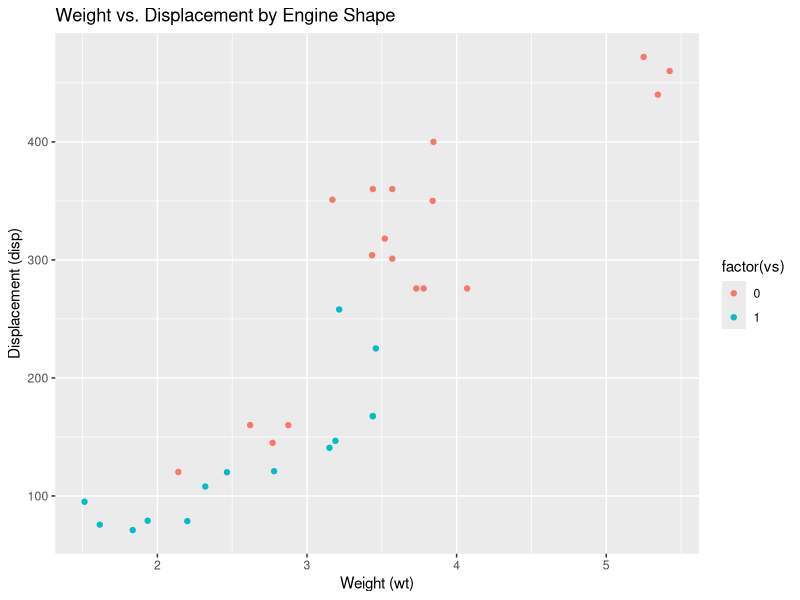
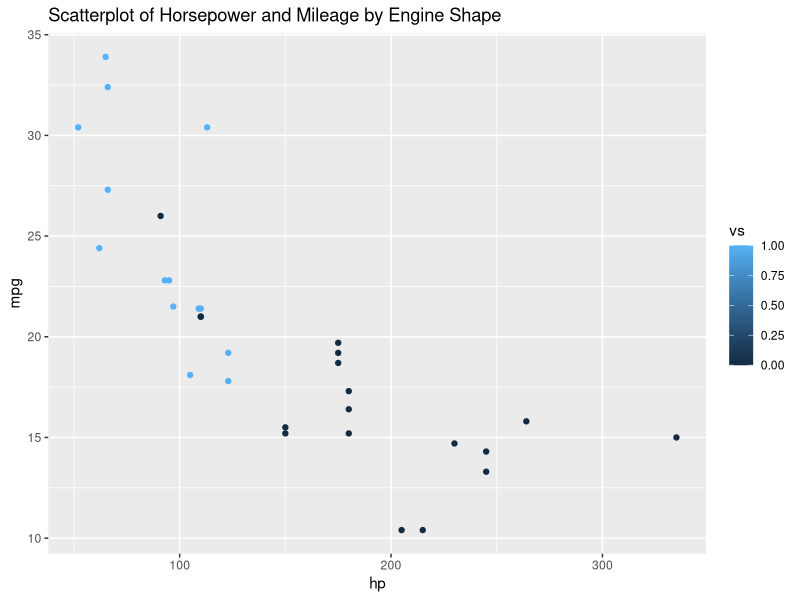
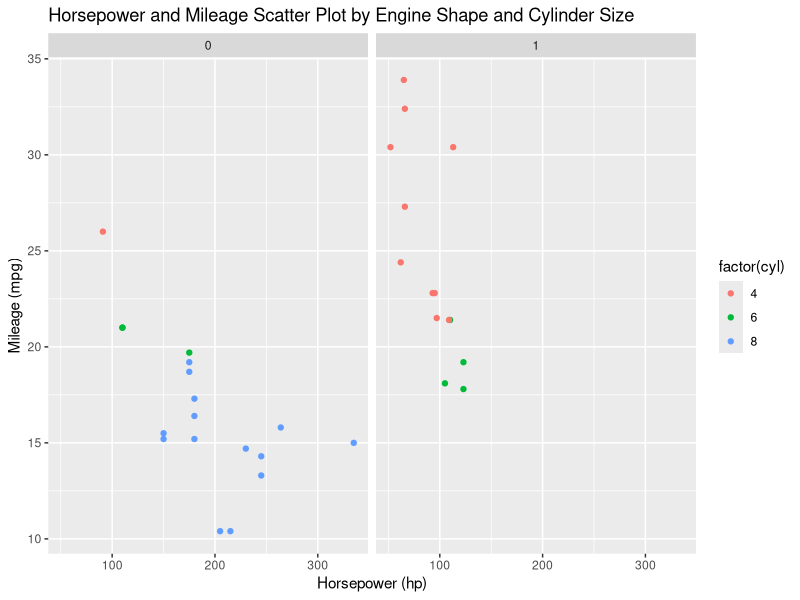
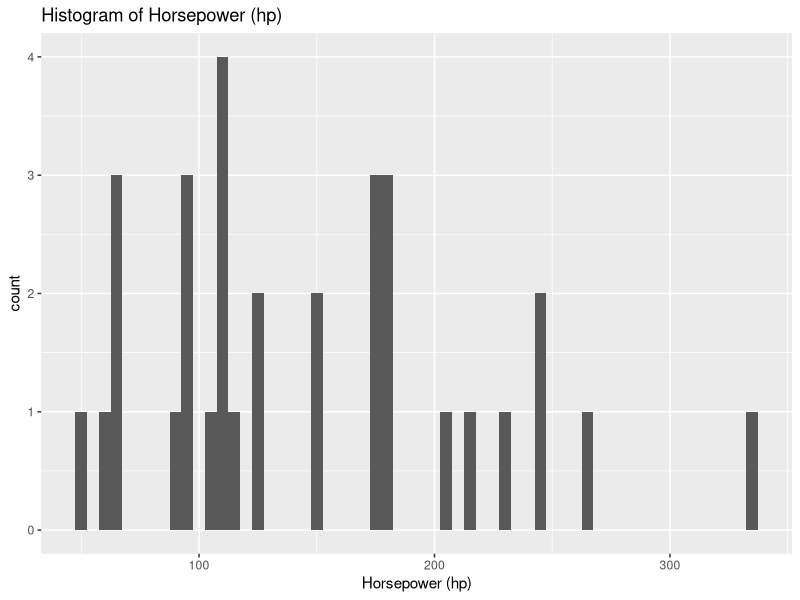

Recreate these plots in R, in order.
library(ggplot2)
data(mtcars)
#3i)
ggplot(mtcars, aes(x=wt, y=disp, color=factor(vs))) +
  geom_point() +
  ggtitle("Weight vs. Displacement by Engine Shape") +
  xlab("Weight (wt)") +
  ylab("Displacement (disp)")
#ii)
ggplot(mtcars, aes(x=hp, y=mpg, color=vs)) + 
  geom_point() + 
  ggtitle("Scatterplot of Horsepower and Mileage by Engine Shape")
#iv)
ggplot(mtcars, aes(x = hp, y = mpg, color = factor(cyl))) +
  geom_point() +
  facet_wrap(~ vs) +
  ggtitle("Horsepower and Mileage Scatter Plot by Engine Shape and Cylinder Size") +
  xlab("Horsepower (hp)") +
  ylab("Mileage (mpg)")
#v)
ggplot(data = mtcars) +
  geom_histogram(mapping = aes(x = hp), binwidth = 5) +
  ggtitle("Histogram of Horsepower (hp)") +
  xlab("Horsepower (hp)") 


                   